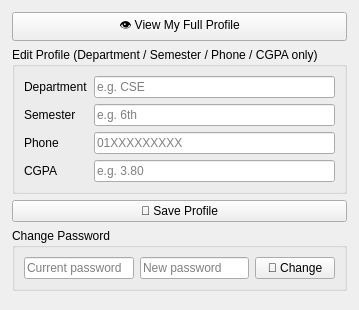
          <widget class="QWidget" name="tabProfile"><attribute name="title"><string>👤 Profile</string></attribute>
           <layout class="QVBoxLayout"><property name="margin"><number>12</number></property>
            <item><widget class="QPushButton" name="btnViewProfile"><property name="text"><string>👁 View My Full Profile</string></property></widget></item>
            <item>
             <widget class="QGroupBox"><property name="title"><string>Edit Profile (Department / Semester / Phone / CGPA only)</string></property>
              <layout class="QGridLayout">
               <item row="0" column="0"><widget class="QLabel"><property name="text"><string>Department</string></property></widget></item>
               <item row="0" column="1"><widget class="QLineEdit" name="txtStudEditDept"><property name="placeholderText"><string>e.g. CSE</string></property></widget></item>
               <item row="1" column="0"><widget class="QLabel"><property name="text"><string>Semester</string></property></widget></item>
               <item row="1" column="1"><widget class="QLineEdit" name="txtStudEditSem"><property name="placeholderText"><string>e.g. 6th</string></property></widget></item>
               <item row="2" column="0"><widget class="QLabel"><property name="text"><string>Phone</string></property></widget></item>
               <item row="2" column="1"><widget class="QLineEdit" name="txtStudEditPhone"><property name="placeholderText"><string>01XXXXXXXXX</string></property></widget></item>
               <item row="3" column="0"><widget class="QLabel"><property name="text"><string>CGPA</string></property></widget></item>
               <item row="3" column="1"><widget class="QLineEdit" name="txtStudEditCGPA"><property name="placeholderText"><string>e.g. 3.80</string></property></widget></item>
              </layout>
             </widget>
            </item>
            <item><widget class="QPushButton" name="btnStudentSaveProfile"><property name="text"><string>💾 Save Profile</string></property></widget></item>
            <item>
             <widget class="QGroupBox"><property name="title"><string>Change Password</string></property>
              <layout class="QHBoxLayout">
               <item><widget class="QLineEdit" name="txtStudOldPw"><property name="placeholderText"><string>Current password</string></property><property name="echoMode"><enum>QLineEdit::Password</enum></property></widget></item>
               <item><widget class="QLineEdit" name="txtStudNewPw"><property name="placeholderText"><string>New password</string></property><property name="echoMode"><enum>QLineEdit::Password</enum></property></widget></item>
               <item><widget class="QPushButton" name="btnStudentChangePassword"><property name="text"><string>🔑 Change</string></property></widget></item>
              </layout>
             </widget>
            </item>
            <item><spacer><property name="orientation"><enum>Qt::Vertical</enum></property></spacer></item>
           </layout>
          </widget>
